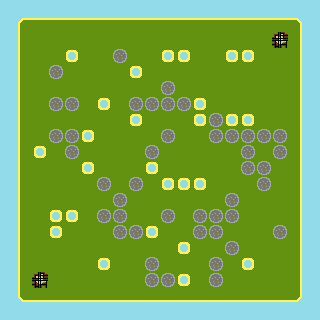

This game map was drawn from its Tiled (.tmx) file and the tilesets committed beside it. A one-line description and the full map source follow:
An orthogonal 20x20 tile map with 16x16 px tiles, 1 tile layer (Tile Layer 1).

<map version="1.2" tiledversion="1.3.2" orientation="orthogonal" renderorder="right-down" compressionlevel="0" width="20" height="20" tilewidth="16" tileheight="16" infinite="0" nextlayerid="2" nextobjectid="1">
 <tileset firstgid="1" source="Terrain clone.tsx" />
 <layer id="1" name="Tile Layer 1" width="20" height="20">
  <data encoding="csv">
2,2,2,2,2,2,2,2,2,2,2,2,2,2,2,2,2,2,2,2,
2,10,5,5,5,5,5,5,5,5,5,5,5,5,5,5,5,5,9,2,
2,6,1,1,1,1,1,1,1,1,1,1,1,1,1,1,1,17,8,2,
2,6,1,1,3,1,1,4,1,1,3,3,1,1,3,3,1,1,8,2,
2,6,1,4,1,1,1,1,3,1,1,1,1,1,1,1,1,1,8,2,
2,6,1,1,1,1,1,1,1,1,4,1,1,1,1,1,1,1,8,2,
2,6,1,4,4,1,3,1,4,4,4,4,3,1,1,1,1,1,8,2,
2,6,1,1,1,1,1,1,3,1,1,1,3,4,3,3,1,1,8,2,
2,6,1,4,4,3,1,1,1,1,4,1,1,4,4,4,4,4,8,2,
2,6,3,1,4,1,1,1,1,4,1,1,1,1,1,4,1,4,8,2,
2,6,1,1,1,3,1,1,1,3,1,1,1,1,1,4,4,1,8,2,
2,6,1,1,1,1,4,1,4,1,3,3,3,1,1,1,4,1,8,2,
2,6,1,1,1,1,1,4,1,1,1,1,1,1,4,1,1,1,8,2,
2,6,1,3,3,1,4,4,1,1,4,1,4,4,4,1,1,1,8,2,
2,6,1,3,1,1,1,4,4,3,1,1,4,4,1,1,1,4,8,2,
2,6,1,1,1,1,1,1,1,1,1,3,1,1,4,1,1,1,8,2,
2,6,1,1,1,1,3,1,1,4,1,1,1,4,1,3,1,1,8,2,
2,6,17,1,1,1,1,1,1,4,4,3,1,4,1,1,1,1,8,2,
2,11,7,7,7,7,7,7,7,7,7,7,7,7,7,7,7,7,12,2,
2,2,2,2,2,2,2,2,2,2,2,2,2,2,2,2,2,2,2,2
</data>
 </layer>
</map>